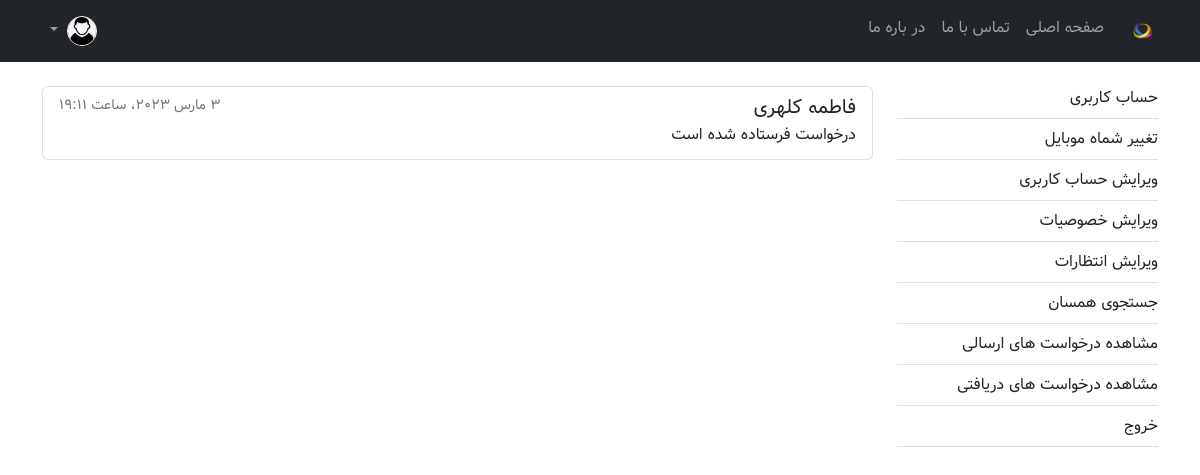
Before: /account/sending_requests/ (signed in) with the older database file.
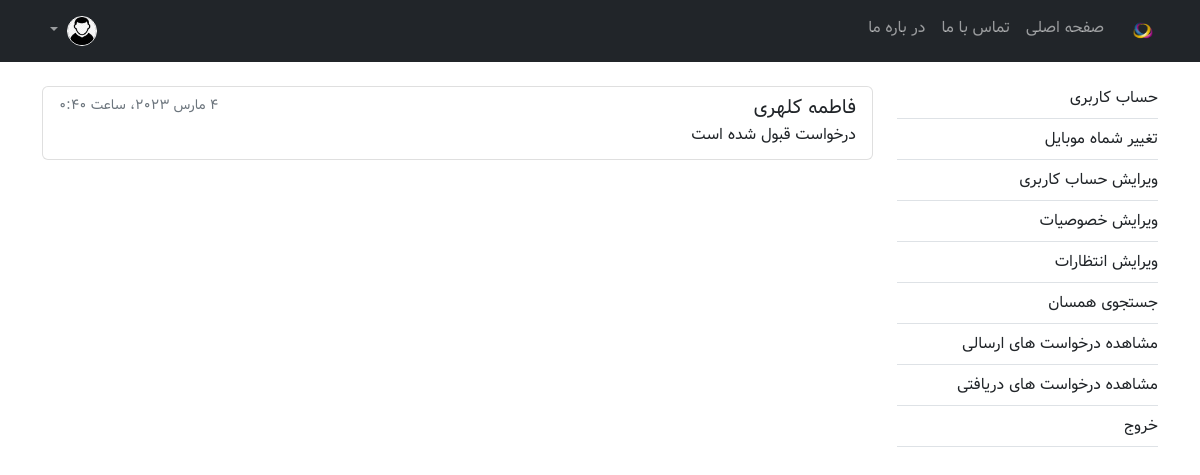
After: the same page with the newer database file.
### account/models.py (models this page shows, shortened)
class Relation(models.Model):
    sender = models.ForeignKey(User, on_delete=models.CASCADE, related_name="sender", verbose_name='فرستنده')
    reciver = models.ForeignKey(User, on_delete=models.CASCADE, related_name="reciver", verbose_name='گیرنده')
    status = models.CharField(max_length=1, choices=RELATION_CHOICES)
    created_at = models.DateTimeField("تاریخ ثبت درخواست", auto_now_add=True)
    updated_at = models.DateTimeField("تاریخ ویرایش", auto_now=True)
    class Meta:
        db_table = 'relations'
        managed = True
        verbose_name = 'رابطه'
        verbose_name_plural = 'رابطه ها'

class User(AbstractBaseUser):
    PHONE_REGEX = RegexValidator(
        regex=r"^09\d{9}$", message="شماره موبایل اشتباه میباشد")
    phone = models.CharField(
        "شماره موبایل", max_length=11, unique=True, validators=[PHONE_REGEX])
    first_name = models.CharField("نام", max_length=100)
    last_name = models.CharField("نام خانوادگی", max_length=100)
    gender = models.CharField("جنسیت", max_length=1,
                              choices=GENDER_CHOICES, default="1")
    register_for = models.CharField(
        "ثبت نام برای", max_length=1, choices=REGISTER_FOR_CHOICES, default="1")
    is_active = models.BooleanField("فعال", default=True)
    is_superuser = models.BooleanField("ابرکاربر", default=False)  # superuser
    is_admin = models.BooleanField("رابط", default=False)  # connector
    is_staff = models.BooleanField("کارشناس", default=False)  # expert
    joined_date = models.DateTimeField("تاریخ ثبت نام", auto_now_add=True)
    last_login = models.DateTimeField("تاریخ آخرین ورود", auto_now=True)
    objects = UserManager()
    USERNAME_FIELD = "phone"
    class Meta:
        db_table = "users"
        managed = True
        verbose_name = "کاربر"
        verbose_name_plural = "کاربران"

### account/views.py (the view)
# urls.py: path("account/sending_requests/", sending_requests_view, name="sending_requests"),
def sending_requests_view(request):
    template_name = "account/sending_requests.html"
    template_title = "مشاهده درخواست های ارسالی"
    relations = Relation.objects.filter(sender=request.user)
    context = {
        'template_title': template_title,
        'relations': relations
    }
    return render(request, template_name, context)

### templates/account/sending_requests.html (shortened to what this page needs)
{% extends "dashboard.html" %}
{% block profile_content %}
<div class="list-group">
  {% for relation in relations %}
  <a href="{% url 'account:user_detail' pk=relation.reciver.pk %}" class="list-group-item list-group-item-action">
    <div class="d-flex w-100 justify-content-between">
      <h5 class="mb-1">{{ relation.reciver.first_name }} {{ relation.reciver.last_name }}</h5>
      <small class="text-muted">{{ relation.updated_at }}</small>
    </div>
    <p class="mb-1">{{ relation.get_status_display }}</p>
  </a>
  {% endfor %}
</div>
{% endblock profile_content %}

Changed rows visible on the page:
changed Relation "فاطمه": updated_at "3 مارس 2023، ساعت 19:11" → "4 مارس 2023، ساعت 0:40"; status "درخواست فرستاده شده است" → "درخواست قبول شده است"
